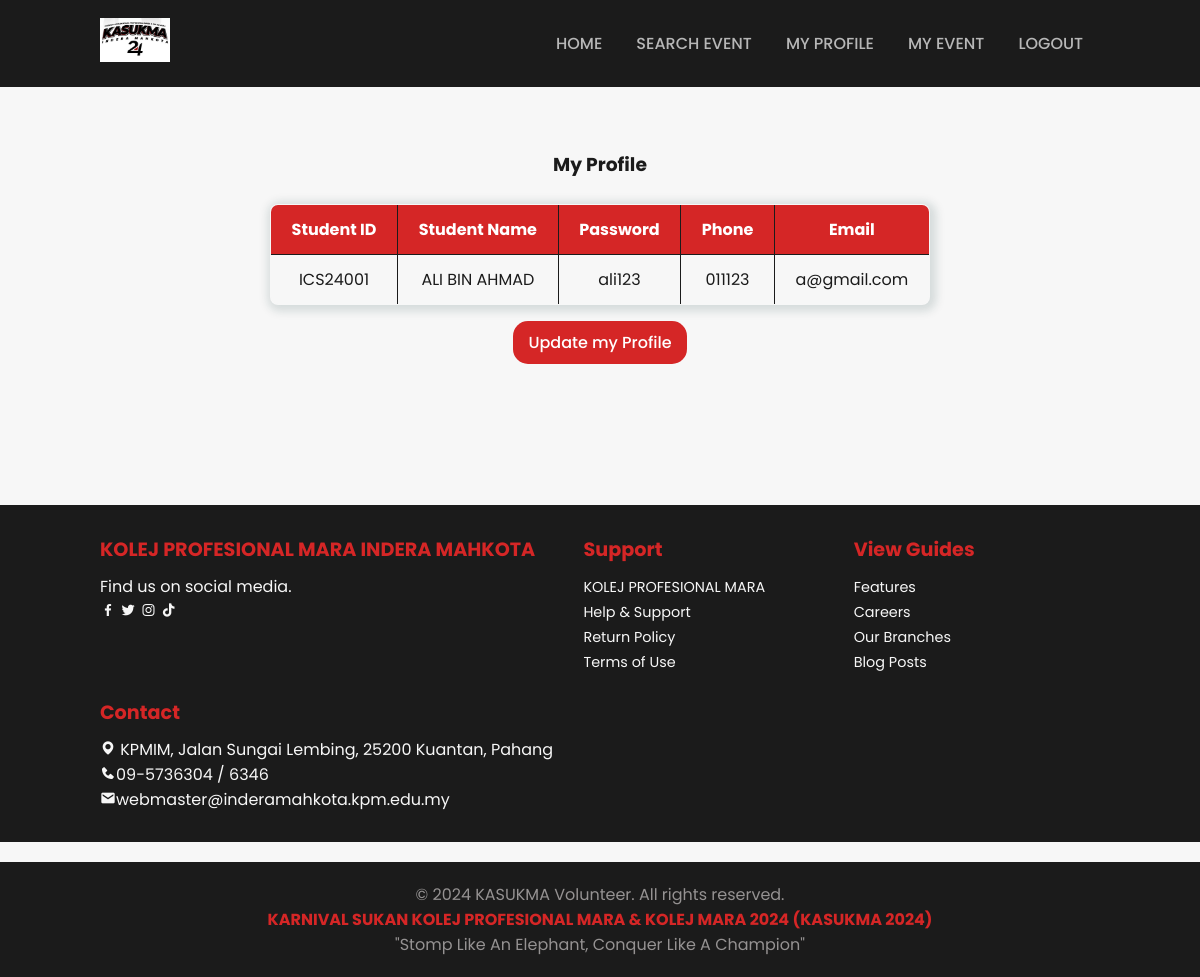
Page /kasukma_page/myprofile (signed in) on the committed database.
### library/models.py (models this page shows)
class Student(models.Model):
    studentid = models.CharField(max_length=10, primary_key=True)
    password = models.CharField(max_length=100)
    studentname = models.TextField()
    phone = models.CharField(max_length=20)
    email = models.CharField(max_length=100)

### library/views.py (the view)
# urls.py: path('myprofile', views.myprofile, name='myprofile'),
def myprofile(request):
    student_id = request.session.get('student_id')
    if student_id:
        data = Student.objects.get(studentid=student_id)
        context = {'data': data}
    return render(request, 'myprofile.html', context)

### library/templates/myprofile.html (shortened to what this page needs)
{% load static %}
<!DOCTYPE html>
<html lang="en">
<head>
    <link rel="stylesheet" href="https://cdn.jsdelivr.net/npm/boxicons@latest/css/boxicons.min.css">
</head>
<body>
    <header>
        <a href="#" class="logo">
        <img src="{% static 'image/kasukma24.jpg' %}" alt="Volunteer image">
        </a>
        <ul class="navbar">
            <li><a href="{% url 'homepage' %}">Home</a></li>
            <li><a href="{% url 'search_event' %}">Search Event</a></li>
            <li><a href="{% url 'myprofile' %}">My Profile</a></li>
            <li><a href="{% url 'event' %}">My Event</a></li>
            <li><a href="{% url 'logout' %}">Logout</a></li>
        </ul>
    </header>
    <main>
        <section class="profile-section">
            <h3>My Profile</h3> <br>
            <table border="1">
                <tr>
                    <th>Student ID</th>
                    <th>Student Name</th>
                    <th>Password</th>
                    <th>Phone</th>
                    <th>Email</th>
                </tr>
                <tr>
                    <td>{{ data.studentid }}</td>
                    <td>{{ data.studentname }}</td>
                    <td>{{ data.password }}</td>
                    <td>{{ data.phone }}</td>
                    <td>{{ data.email }}</td>
                </tr>
            </table><br>
                <a href="{% url 'update_student' data.studentid %}" class="btn-update">Update my Profile</a>
        </section>
    </main>
    <section class="footer">
        <div class="footer-box">
            <h3>KOLEJ PROFESIONAL MARA INDERA MAHKOTA</h3>
            <p>Find us on social media.</p>
            <div class="social">
                <a href="#"><i class="bx bxl-facebook"></i></a>
                <a href="#"><i class="bx bxl-twitter"></i></a>
                <a href="#"><i class="bx bxl-instagram"></i></a>
                <a href="#"><i class="bx bxl-tiktok"></i></a>
            </div>
        </div>
        <div class="footer-box">
            <h3>Support</h3>
            <ul>
                <li><a href="#">KOLEJ PROFESIONAL MARA</a></li>
                <li><a href="#">Help & Support</a></li>
                <li><a href="#">Return Policy</a></li>
                <li><a href="#">Terms of Use</a></li>
            </ul>
        </div>
        <div class="footer-box">
            <h3>View Guides</h3>
            <ul>
                <li><a href="#">Features</a></li>
                <li><a href="#">Careers</a></li>
                <li><a href="#">Our Branches</a></li>
                <li><a href="#">Blog Posts</a></li>
            </ul>
        </div>
        <div class="footer-box">
            <h3>Contact</h3>
            <div class="contact">
                <span><i class="bx bxs-map"></i> KPMIM, Jalan Sungai Lembing, 25200 Kuantan, Pahang </span><br>
                <span><i class="bx bxs-phone"></i>09-5736304 / 6346 </span><br>
                <span><i class="bx bxs-envelope" href=""></i>webmaster@inderamahkota.kpm.edu.my</span>
            </div>
        </div>
    </section>
    <section class="banner">
        <p>&copy; 2024 KASUKMA Volunteer. All rights reserved.</p>
        <h4>KARNIVAL SUKAN KOLEJ PROFESIONAL MARA & KOLEJ MARA 2024 (KASUKMA 2024)</h4>
        <p>"Stomp Like An Elephant, Conquer Like A Champion"</p>
    </section>
</body>
</html>

### library/templates/myprofile.html (style rules this page uses)
* { font-family: 'Poppins', sans-serif; margin: 0; padding: 0; box-sizing: border-box; scroll-padding-top: 4rem; scroll-behavior: smooth; list-style: none; text-decoration: none; }
body { color: var(--text-color); background-color: var(--second-color); }
:root { --main-color: #d52626; --second-color: #f7f7f7; --text-color: #1b1b1b; --bg-color: #b7b7b7; --box-shadow: 2px 2px 10px 4px rgb(14 55 54 / 15%); }
header { position: fixed; width: 100%; top: 0; right: 0; z-index: 1000; display: flex; justify-content: space-between; align-items: center; padding: 18px 100px; background: var(--text-color); transition: 0.5s linear; }
.logo img { width: 70px; }
.navbar { display: flex; }
.navbar a { padding: 8px 17px; color: var(--bg-color); font-size: 1rem; text-transform: uppercase; font-weight: 500; }
.profile-section { padding: 150px 50px; text-align: center; }
h4 { color: var(--main-color); }
table { width: 60%; margin: 0 auto; border-collapse: collapse; box-shadow: var(--box-shadow); border-radius: 8px; overflow: hidden; }
table th, table td { padding: 12px 20px; font-size: 1rem; border: 1px solid var(--text-color); }
table th { background-color: var(--main-color); color: white; }
table td { background-color: var(--second-color); color: var(--text-color); }
.btn-update { width: 15%; height: 50%; background-color: var(--main-color); color: white; padding: 10px 15px; border-radius: 15px; text-decoration: none; font-weight: 500; transition: background-color 0.3s ease; margin: 20px auto; text-align: center; }
.footer { display: grid; grid-template-columns: repeat(auto-fit, minmax(240px, auto)); gap: 1.5rem; padding: 30px 100px; background-color: var(--text-color); color: var(--second-color); }
.footer-box h3 { font-size: 1.2rem; margin-bottom: 10px; color: var(--main-color); }
.footer-box ul li a { font-size: 0.9rem; color: var(--second-color); transition: color 0.3s ease; }
.social a { color: var(--second-color); }
.contact span i { color: var(--second-color); }
.banner { padding: 20px; text-align: center; background: var(--text-color); color: rgb(149, 146, 146); margin-top: 20px; }

### rows in the picture
Student: studentid "ICS24001", studentname "ALI BIN AHMAD", password "ali123", phone "011123", email "a@gmail.com"
